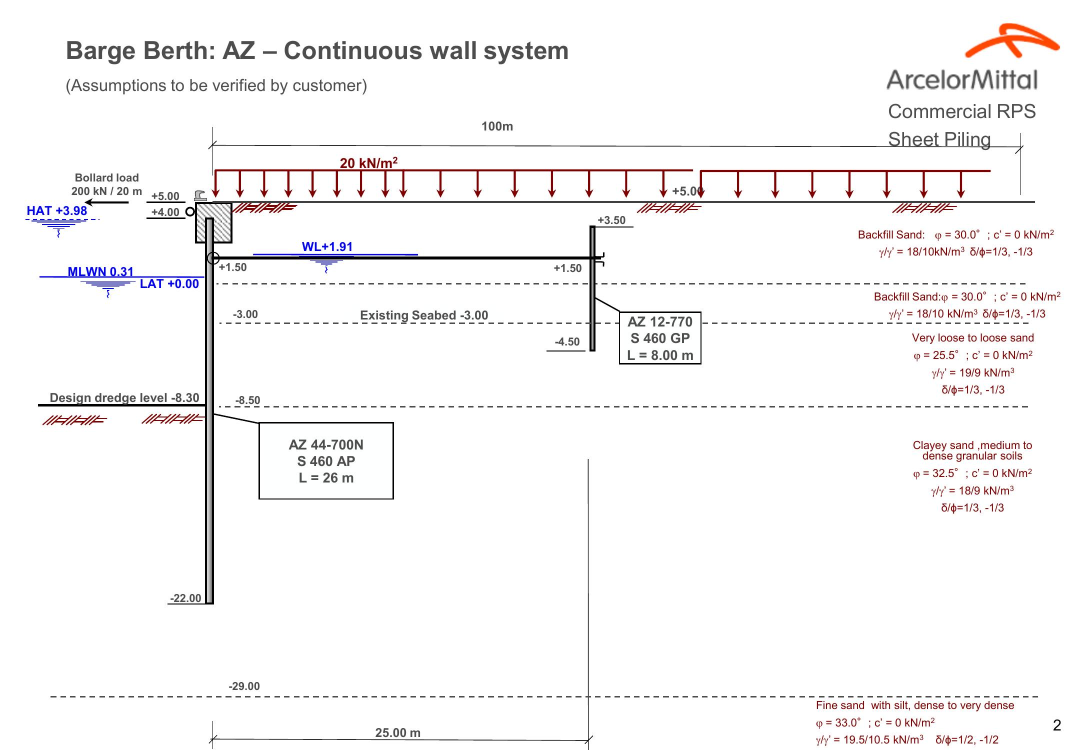
#> input picture cao2.png, 2167 x 1500 px, found by its file name (shown at 1/2 size)
$ python trial2.py
#> lines starting #> are read from the running program, lines starting #| are printed output that depends on the picture; after the words box and inside, x2 and y2 are one past the last pixel; in counts of white or black regions, pixels touching at a corner belong together
### trial/cao_2.py
import cv2
import numpy as np
from math import atan2, pi


class CaoTools:
    """ several image processing helpers to read, crop and display images for çao """
    def __init__(self):
        super().__init__()
        self.image: np.array = None  # raw image
        self.roi: np.array = None  # image after roi
        self.channels: int = 0  # number of channels
        self.width: int = 0  # width of the raw image
        self.height: int = 0  # height of the raw image
        self.height_roi: int = 0  # height of the roi image
        self.width_roi: int = 0  # width of the roi image
        self.r: np.array = None  # red channel
        self.g: np.array = None  # green channel
        self.b: np.array = None  # blue channel

    def read_image(self, filename: str) -> any:
        """ read image and split it in all channels
        input = string with the image address
        return = self, image, height, width, channels, red, green and blue channel
        """
#> called with filename = 'cao2.png'

        self.image = cv2.imread(filename)  # x3
#> self.image is the input picture: shape (1500, 2167, 3); mean B, G, R 245.9, 245.6, 246.9
        self.height, self.width, self.channels = self.image.shape
#> self.height = 1500; self.width = 2167; self.channels = 3
        self.r, self.g, self.b = cv2.split(self.image)  # x3 (x1)
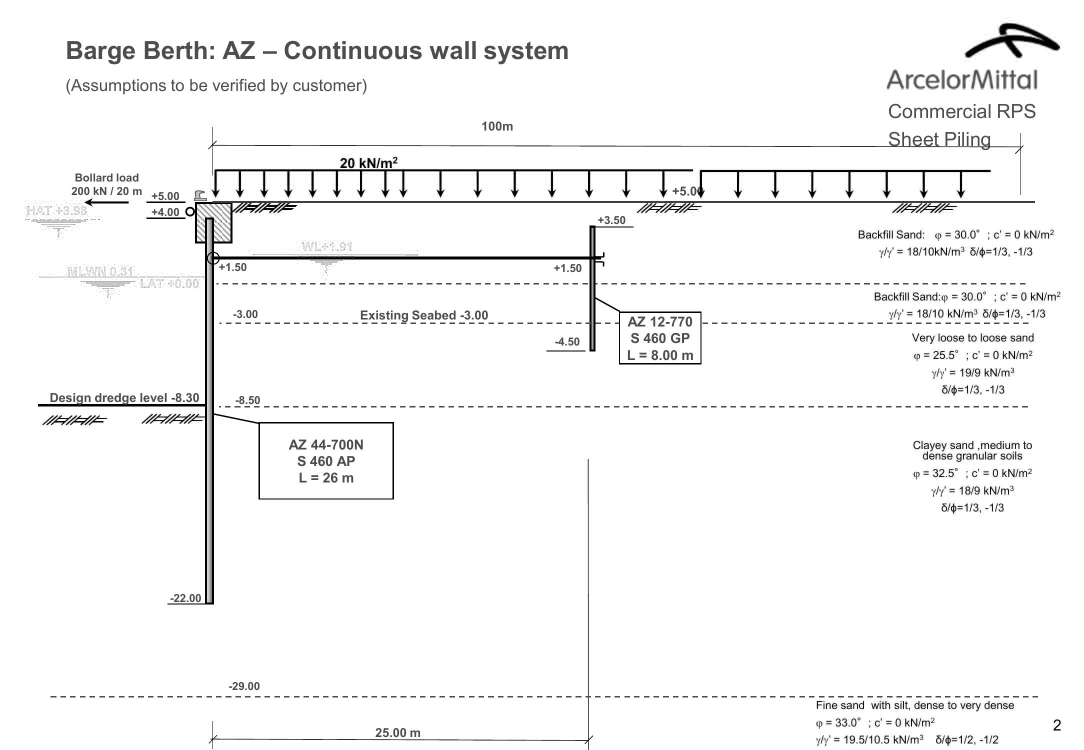
#> self.r: shape (1500, 2167) (shown at 1/2 size); min 0, max 255, mean 245.9
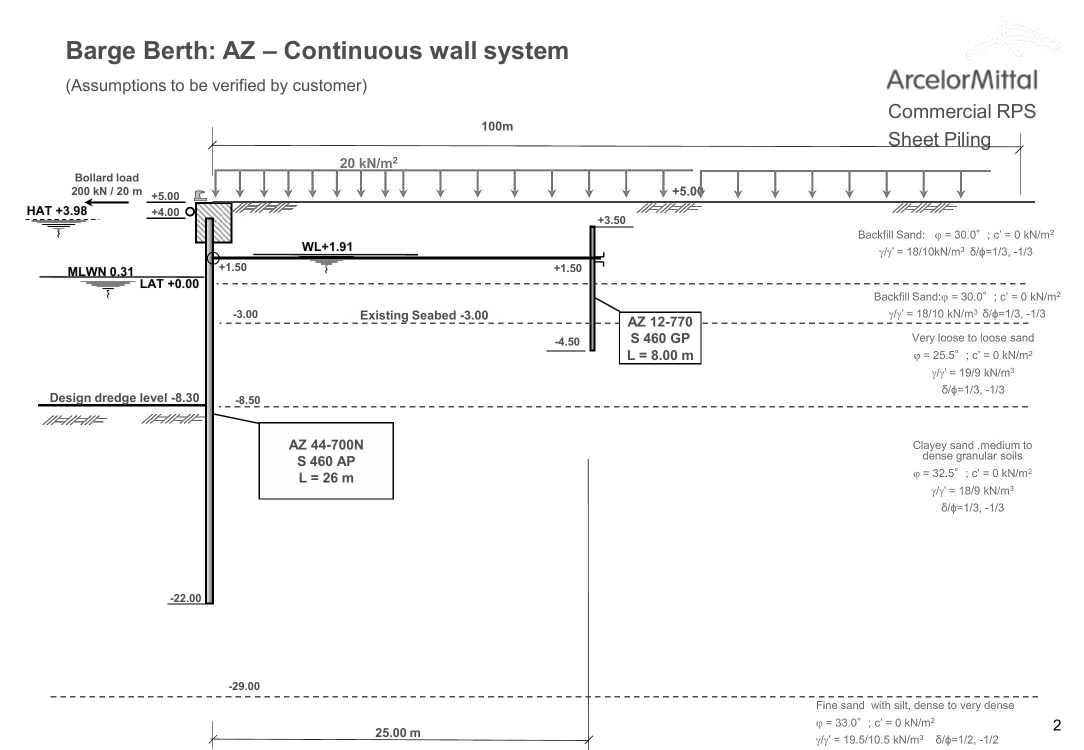
#> self.b: shape (1500, 2167) (shown at 1/2 size); min 0, max 255, mean 246.9
        # print(f'height={self.height}, width={self.width}, channels={self.channels}')

        return self

    def roi_image(self, channel: str, x: int = 20, y: int = 310) -> any:
        """ select a region of interest according the selected channel, it works best in the green channel
        input = image in Mat formatz
        parameters = channel selection to apply ROI and x, y coordinate to start the ROI
        return self and roi image
        """
#> called with channel = 'g', x = 20, y = 310
        if channel == 'r':  # red channel
            img = self.r
        elif channel == 'g':  # green channel
            img = self.g
        elif channel == 'b':  # blue channel
            img = self.b
        else:
            img = self.g  # default is green channel

        self.roi = img[y:y + self.height, x:x + self.width]
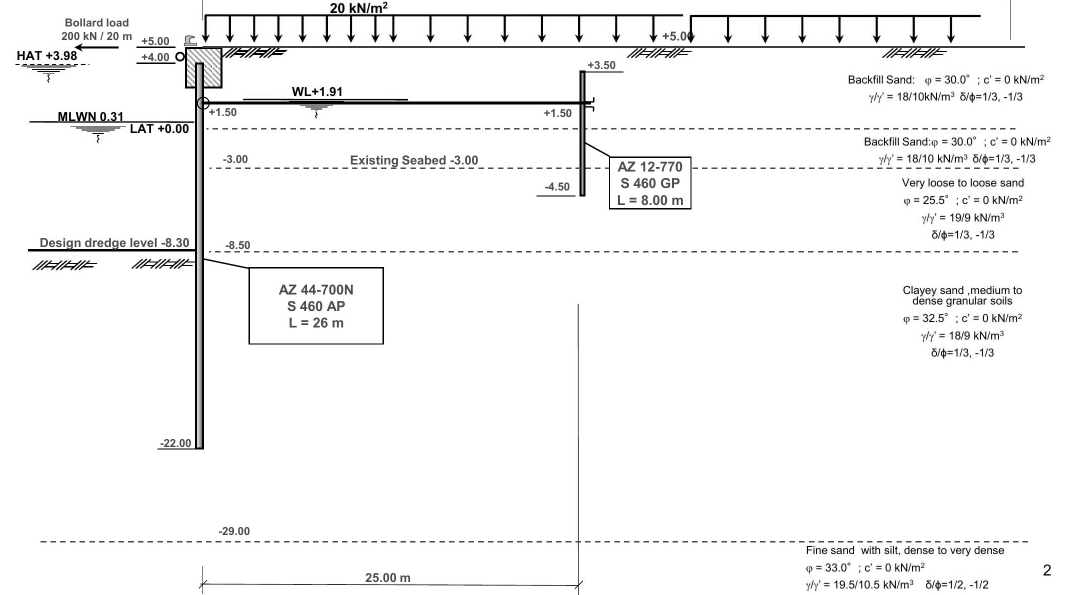
#> self.roi: shape (1190, 2147) (shown at 1/2 size); min 0, max 255, mean 245.5
        self.height_roi, self.width_roi = self.roi.shape
#> self.height_roi = 1190; self.width_roi = 2147

        return self

    # [47 lines left out: functions show_image_instack, thresholding, draw_grid, not called in this run]

    @staticmethod
    def resize_im(image: np.array, scale_percent: float) -> np.array:
        """ single resize with a factor of any input image """
        width = int(image.shape[1] * scale_percent)
        height = int(image.shape[0] * scale_percent)
        dim = (width, height)
        image_resized = cv2.resize(image, dim)

        return image_resized

    # [20 lines left out: function coordinates_onclick, not called in this run]

### trial/trial2.py
import cv2
import numpy as np
from cao_2 import CaoTools

cao = CaoTools()
cao.read_image('cao2.png').roi_image('g', x=20, y=310)
image = cao.roi.copy()  # green channel image

# find contours
# edged = cv2.Canny(image, 30, 180)
ret, edged = cv2.threshold(image, 100, 200, cv2.THRESH_BINARY_INV)
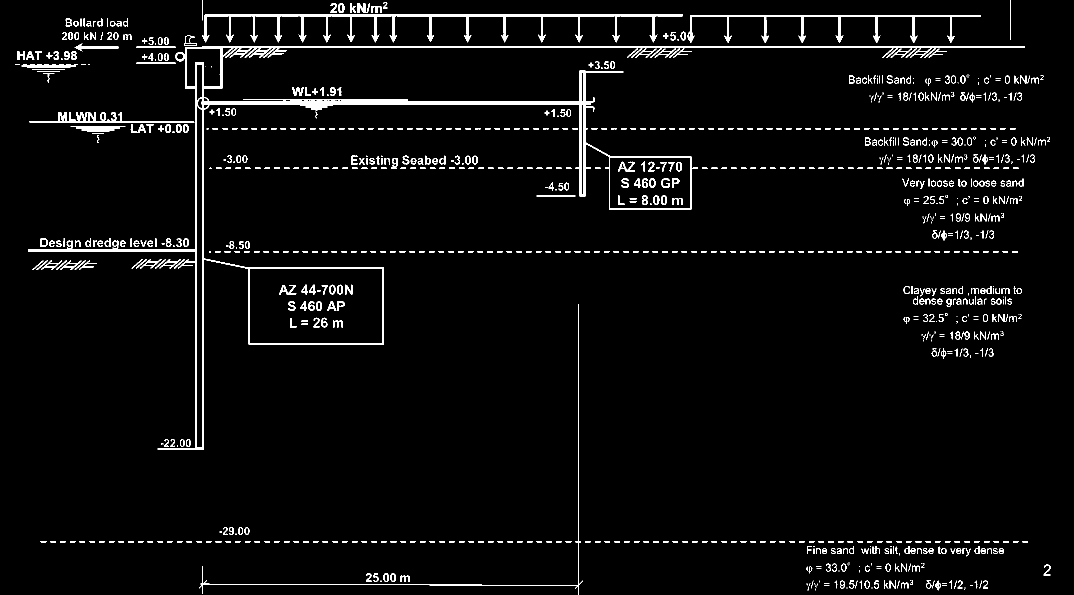
#> edged: shape (1190, 2147) (shown at 1/2 size); values 0 (black) and 200 (white), 3.6% white; 1024 white regions (211 under 20 px)
contours, hierarchy = cv2.findContours(edged, cv2.RETR_TREE, cv2.CHAIN_APPROX_NONE)
#> contours = 1228 contours, 457 with area under 20; largest, box (x1, y1, x2, y2) and area: (56, 92, 2050, 899) 93778, (499, 536, 766, 688) 40164, (1219, 315, 1382, 417) 16360, (393, 210, 405, 896) 7476, (404, 29, 1366, 85) 6034

# [6 lines of commented-out code are left out]

canvas = np.zeros((cao.height_roi, cao.width_roi, 3))
# cv2.fillPoly(canvas, pts=contours, color=(255, 255, 0))

for cnt in contours:
    epsilon = 0.1*cv2.arcLength(cnt,True)
    approx = cv2.approxPolyDP(cnt,epsilon,True)
    x, y, w, h = cv2.boundingRect(approx)
    cv2.rectangle(canvas, (x, y), (x + w, y + h), (0, 255, 0), 1)
#> this loop made 1228 passes
#> (epsilon, approx, x, y, w, h) on passes 1 to 3: (0.2, [[1929, 1178], [1929, 1179]], 1929, 1178, 1, 2), (0.6, [[1631, 1177], [1631, 1180]], 1631, 1177, 1, 4), (0.4, [[1929, 1175], [1929, 1176], [1930, 1176], [1930, 1175]], 1929, 1175, 2, 2)
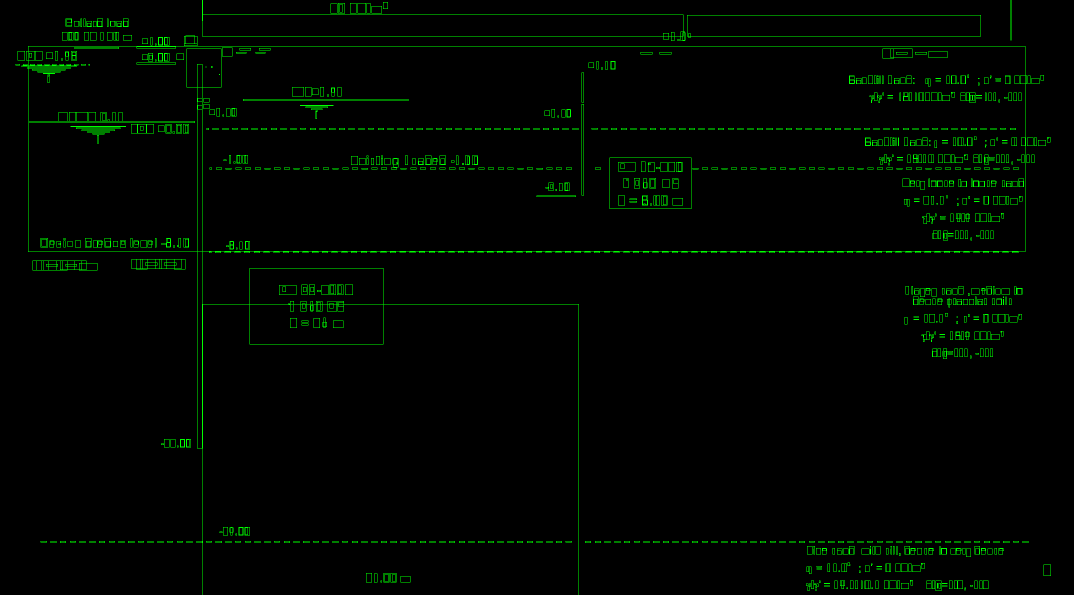
#> canvas: shape (1190, 2147, 3) float64 (shown at 1/2 size); mean of channels 0, 1, 2 0, 5.7, 0; drawn as B, G, R

canvas = cao.resize_im(canvas, scale_percent=0.8)
cv2.imshow('', canvas)
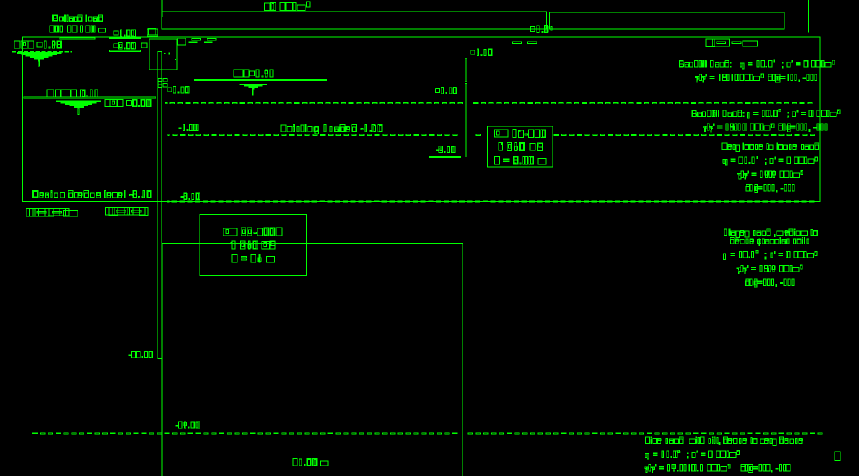
#> window '': shape (952, 1717, 3) (shown at 1/2 size); mean B, G, R 0, 11, 0
cv2.waitKey()

# cao.show_image_instack((full_drawn, img_pl), factor=0.41, direction='horizontal')
print("Number of Contours found = " + str(len(contours)))
#| Number of Contours found = 1228

$ run again, with cao1.png copied over cao2.png
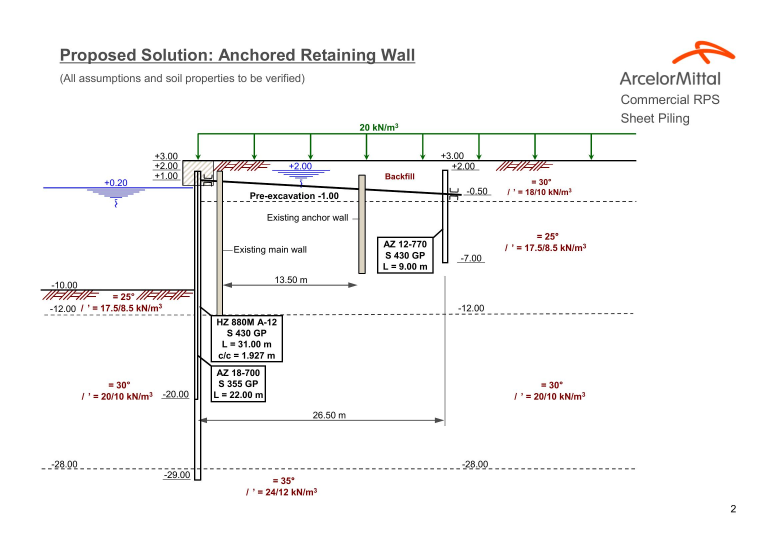
#> input picture cao1.png, 2339 x 1653 px, found by its file name (shown at 1/3 size)
#> in read_image, self.image is the input picture: shape (1653, 2339, 3); mean B, G, R 246.5, 246.7, 247.1
#> `ret, edged = cv2.threshold(image, 100, 200, cv2.THRESH_BINARY_INV)`:
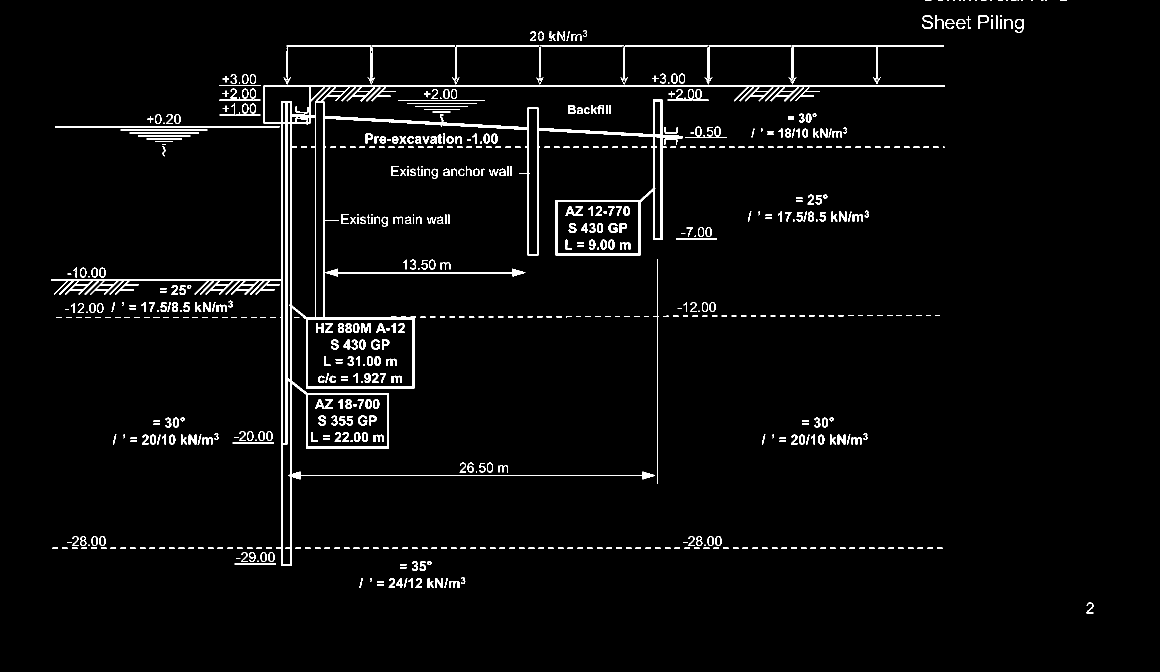
#> edged: shape (1343, 2319) (shown at 1/2 size); values 0 (black) and 200 (white), 3.2% white; 679 white regions (80 under 20 px)
#> contours = 893 contours, 229 with area under 20; largest, box (x1, y1, x2, y2) and area: (102, 170, 1889, 1132) 148400, (615, 638, 826, 774) 28348, (583, 235, 631, 636) 17960, (1114, 403, 1278, 508) 16950, (615, 789, 775, 894) 16534
#> the loop `for cnt in contours:` made 893 passes
#> (epsilon, approx, x, y, w, h) on passes 1 to 3: (10.17, [[2177, 1205], [2173, 1226], [2186, 1226]], 2173, 1205, 14, 22), (3, [[754, 1168], [767, 1170]], 754, 1168, 14, 3), (10.98, [[898, 1162], [918, 1175]], 898, 1162, 21, 14)
#> `cv2.imshow('', canvas)`:
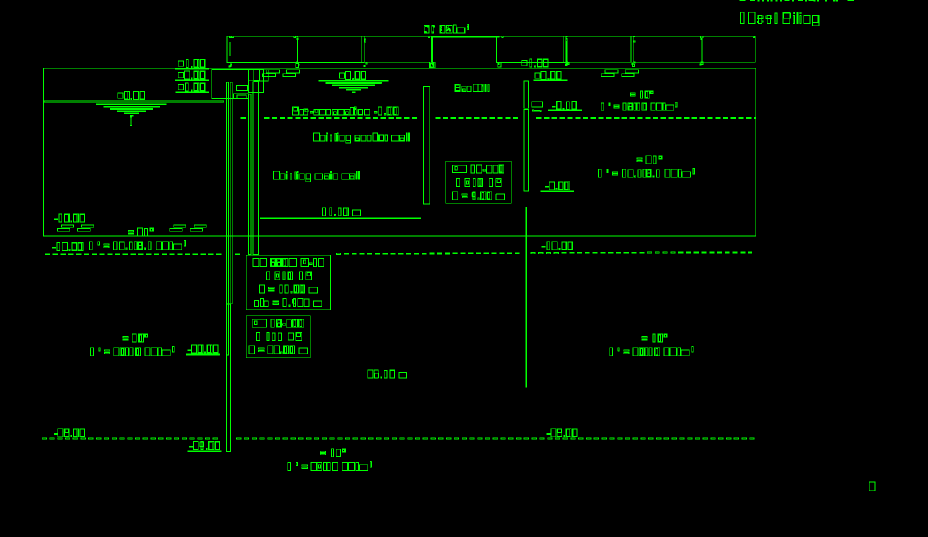
#> window '': shape (1074, 1855, 3) (shown at 1/2 size); mean B, G, R 0, 8.6, 0
#| Number of Contours found = 893
